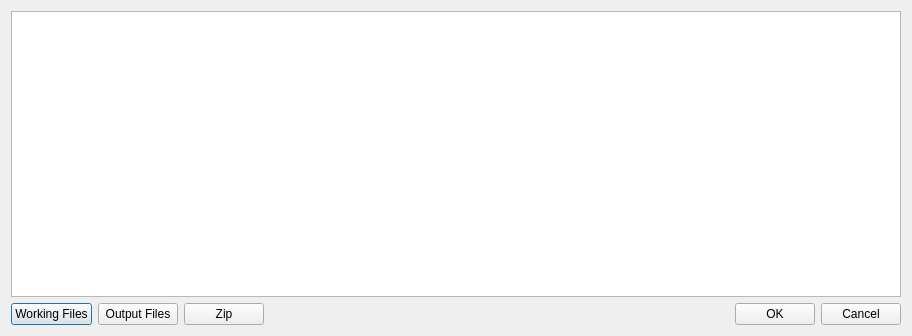
<?xml version="1.0" encoding="UTF-8"?>
<ui version="4.0">
 <class>FileSelectWidget</class>
 <widget class="QDialog" name="FileSelectWidget">
  <property name="geometry">
   <rect>
    <x>0</x>
    <y>0</y>
    <width>912</width>
    <height>336</height>
   </rect>
  </property>
  <property name="sizePolicy">
   <sizepolicy hsizetype="Expanding" vsizetype="Expanding">
    <horstretch>0</horstretch>
    <verstretch>0</verstretch>
   </sizepolicy>
  </property>
  <property name="windowTitle">
   <string>treehouse: swing</string>
  </property>
  <property name="modal">
   <bool>true</bool>
  </property>
  <layout class="QVBoxLayout" name="verticalLayout">
   <item>
    <widget class="QTreeView" name="treeView"/>
   </item>
   <item>
    <layout class="QHBoxLayout" name="horizontalLayout">
     <item>
      <widget class="QPushButton" name="pushButtonWorkingFiles">
       <property name="text">
        <string>Working Files</string>
       </property>
      </widget>
     </item>
     <item>
      <widget class="QPushButton" name="pushButtonOutputFiles">
       <property name="text">
        <string>Output Files</string>
       </property>
      </widget>
     </item>
     <item>
      <widget class="QPushButton" name="pushButtonZip">
       <property name="text">
        <string>Zip</string>
       </property>
      </widget>
     </item>
     <item>
      <widget class="QLabel" name="labelMessage">
       <property name="sizePolicy">
        <sizepolicy hsizetype="Expanding" vsizetype="Preferred">
         <horstretch>0</horstretch>
         <verstretch>0</verstretch>
        </sizepolicy>
       </property>
       <property name="text">
        <string/>
       </property>
       <property name="alignment">
        <set>Qt::AlignCenter</set>
       </property>
      </widget>
     </item>
     <item>
      <widget class="QPushButton" name="pushButtonOK">
       <property name="text">
        <string>OK</string>
       </property>
      </widget>
     </item>
     <item>
      <widget class="QPushButton" name="pushButtonCancel">
       <property name="text">
        <string>Cancel</string>
       </property>
      </widget>
     </item>
    </layout>
   </item>
  </layout>
 </widget>
 <resources/>
 <connections/>
</ui>
